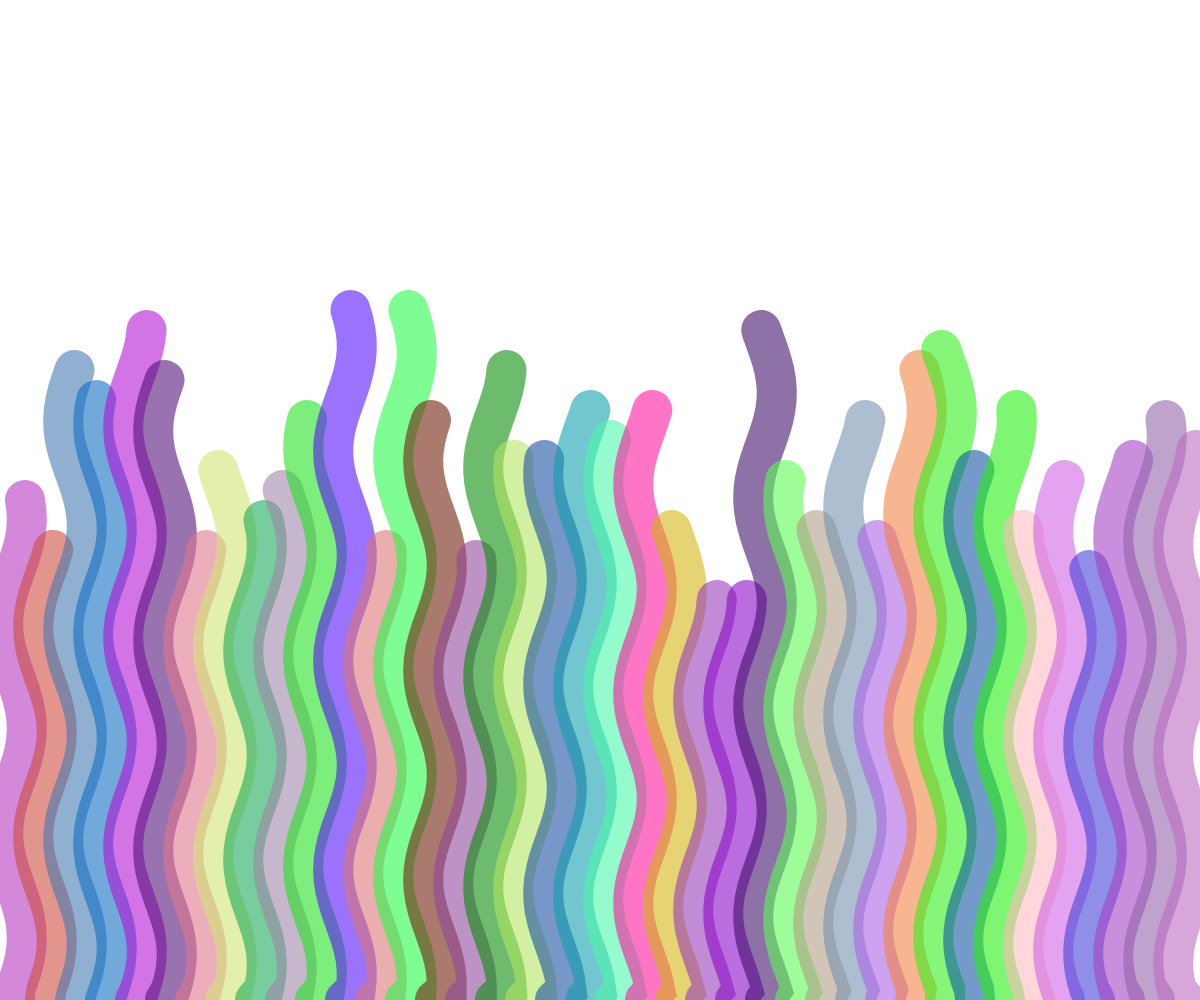
Frame 1 (no input)
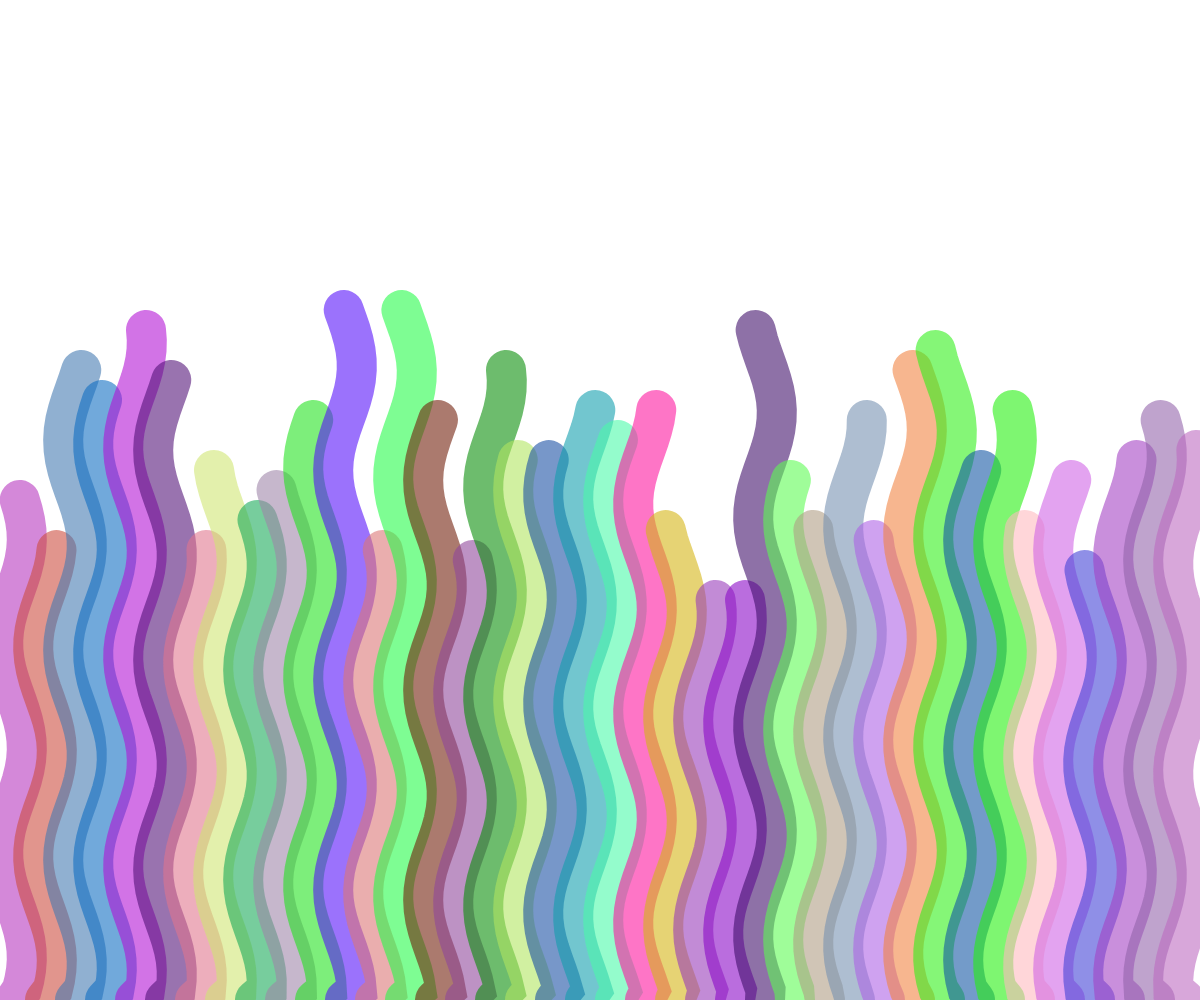
Frame 60 (no input)
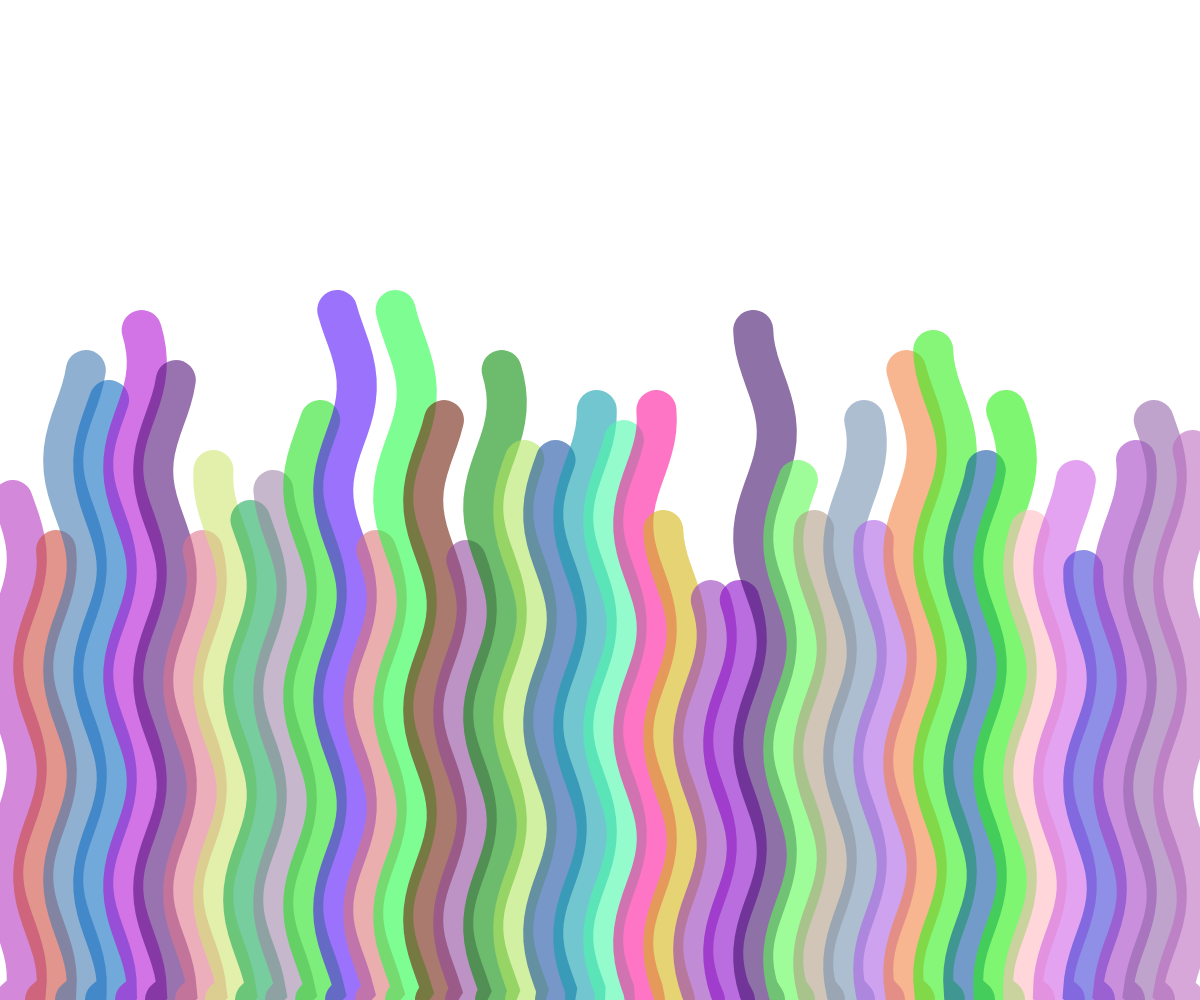
Frame 120 (the mouse pressed at the canvas centre since frame 60)

The p5.js sketch that drew these frames (run headless with seeded random() and noise() and a simulated clock; from frame 60 on, the mouse is pressed at the canvas centre):

// p5.js sketch
// ── sketch.js
let seaweedColors = [];
let seaweedLengths = [];

function setup() { //初始設定函數，只會執行一次
  createCanvas(windowWidth, windowHeight);
  // 設定背景透明
  clear();
  
  // 初始化每條海草的顏色和長度
  for (let i = 0; i < 40; i++) {
    seaweedColors.push(color(random(255), random(255), random(255), 150)); // 設置顏色和透明度
    seaweedLengths.push(int(random(40, 70))); // 每條海草的段數不同
  }
}

function draw() { //畫圖函數，會一直執行
  clear(); // 清除畫布，保持透明背景
  
  // 設定每條海草的數量
  let seaweedCount = 40; // 只畫出螢幕一半的海草
  
  // 設定每條海草的初始位置和長度
  for (let j = 0; j < seaweedCount; j++) {
    let baseX = (windowWidth / seaweedCount) * j + (windowWidth / seaweedCount) / 2;
    let baseY = windowHeight;
    let segmentLength = seaweedLengths[j]; // 使用固定的段數
    let width = 40; // 固定每條海草的寬度
    
    // 設定線條顏色為固定顏色
    let seaweedColor = seaweedColors[j];
    stroke(seaweedColor);
    // 設定線條粗細
    strokeWeight(width);
    noFill();
    
    // 畫每條海草的多個枝節
    beginShape();
    let x = baseX;
    let y = baseY;
    vertex(x, y);
    for (let i = 0; i < segmentLength; i++) {
      // 計算每個枝節的擺動
      let angle = sin(frameCount * 0.01 + i * 0.3 + j * 0.1) * 0.3; // 調整擺動頻率
      let newX = baseX + sin(angle) * width;
      let newY = y - 10; // 每個枝節的長度固定為10
      
      // 添加頂點
      vertex(newX, newY);
      
      // 更新下一個枝節的起始位置
      x = newX;
      y = newY;
    }
    endShape();
  }
}
